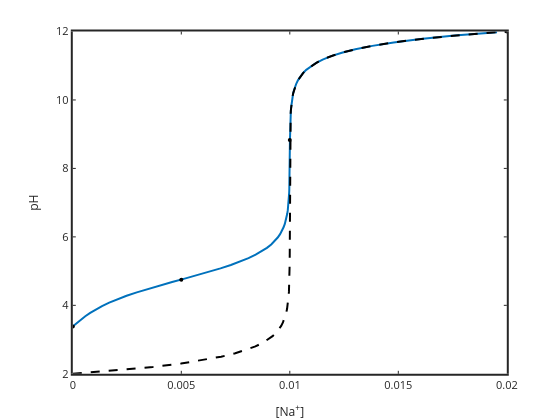

The notebook cell saved with this chart:
### Code cell
%plot -s 600,500 -f 'svg'
Kw=1e-14; pH=3.38:0.1:12; H=10.^-pH; OH=Kw./H; AcT=0.01; Ka=10^-4.75;
Na=OH+(AcT*Ka)./(Ka+H)-H;
plot(Na,pH,'linewidth',2); xlabel('[Na^+]'); ylabel('pH')
set(gca,'fontsize',11,'linewidth',2)
title('HAc titrated with NaOH (dashed line = just water)')
axis([0 0.02 2 12])

% add strong strong for comparison
pHs=2:0.1:12; Hs=10.^-pHs; OHs=Kw./Hs; Nas=OHs+AcT-Hs; 
hold on; plot(Nas,pHs,'k--','linewidth',2)

% add in our four points for a "sketch"

pHs=[3.38 4.75 8.83 12]; Nas=[0 0.005 0.01 0.02];
plot(Nas,pHs,'ko','markersize',4,'markerfacecolor','b')

### Figure 1 — Plotly figure (JSON) as saved in the notebook; plotly's stock layout.template omitted (floating-point values rounded to 4 significant figures)
{"data": [{"line": {"color": "rgb(0,113,188)", "dash": "solid", "width": 2}, "marker": {"color": "rgb(0,113,188)", "line": {"color": "rgb(0,113,188)"}, "size": 6, "symbol": "none"}, "mode": "lines", "name": "", "showlegend": false, "type": "scatter", "visibility": true, "x": [-7.742e-06, 0.0001785, 0.0003702, 0.0005754, 0.0008019, 0.001057, 0.001347, 0.001678, 0.002055, 0.002478, 0.002949, 0.003461, 0.004007, 0.004577, 0.005156, 0.00573, 0.006283, 0.006805, 0.007284, 0.007716, 0.008097, 0.008427, 0.008709, 0.008947, 0.009145, 0.009309, 0.009443, 0.009552, 0.009641, 0.009713, 0.009771, 0.009817, 0.009854, 0.009884, 0.009907, 0.009926, 0.009941, 0.009953, 0.009963, 0.009971, 0.009977, 0.009982, 0.009986, 0.009989, 0.009991, 0.009993, 0.009995, 0.009997, 0.009998, 0.009999, 0.01, 0.01, 0.01, 0.01, 0.01001, 0.01001, 0.01001, 0.01001, 0.01001, 0.01002, 0.01002, 0.01003, 0.01004, 0.01005, 0.01006, 0.01008, 0.0101, 0.01012, 0.01015, 0.01019, 0.01024, 0.0103, 0.01038, 0.01048, 0.0106, 0.01076, 0.01095, 0.0112, 0.01151, 0.01191, 0.0124, 0.01302, 0.0138, 0.01479, 0.01603, 0.01759, 0.01955], "xaxis": "x", "y": [3.38, 3.48, 3.58, 3.68, 3.78, 3.88, 3.98, 4.08, 4.18, 4.28, 4.38, 4.48, 4.58, 4.68, 4.78, 4.88, 4.98, 5.08, 5.18, 5.28, 5.38, 5.48, 5.58, 5.68, 5.78, 5.88, 5.98, 6.08, 6.18, 6.28, 6.38, 6.48, 6.58, 6.68, 6.78, 6.88, 6.98, 7.08, 7.18, 7.28, 7.38, 7.48, 7.58, 7.68, 7.78, 7.88, 7.98, 8.08, 8.18, 8.28, 8.38, 8.48, 8.58, 8.68, 8.78, 8.88, 8.98, 9.08, 9.18, 9.28, 9.38, 9.48, 9.58, 9.68, 9.78, 9.88, 9.98, 10.08, 10.18, 10.28, 10.38, 10.48, 10.58, 10.68, 10.78, 10.88, 10.98, 11.08, 11.18, 11.28, 11.38, 11.48, 11.58, 11.68, 11.78, 11.88, 11.98], "yaxis": "y"}, {"line": {"color": "rgb(0,0,0)", "dash": "dash", "width": 2}, "marker": {"color": "rgb(0,0,0)", "line": {"color": "rgb(0,0,0)"}, "size": 6, "symbol": "none"}, "mode": "lines", "name": "", "showlegend": false, "type": "scatter", "visibility": true, "x": [1e-12, 0.002057, 0.00369, 0.004988, 0.006019, 0.006838, 0.007488, 0.008005, 0.008415, 0.008741, 0.009, 0.009206, 0.009369, 0.009499, 0.009602, 0.009684, 0.009749, 0.0098, 0.009842, 0.009874, 0.0099, 0.009921, 0.009937, 0.00995, 0.00996, 0.009968, 0.009975, 0.00998, 0.009984, 0.009987, 0.00999, 0.009992, 0.009994, 0.009995, 0.009996, 0.009997, 0.009997, 0.009998, 0.009998, 0.009999, 0.009999, 0.009999, 0.009999, 0.01, 0.01, 0.01, 0.01, 0.01, 0.01, 0.01, 0.01, 0.01, 0.01, 0.01, 0.01, 0.01, 0.01, 0.01, 0.01, 0.01, 0.01, 0.01, 0.01, 0.01, 0.01, 0.01, 0.01, 0.01001, 0.01001, 0.01001, 0.01001, 0.01001, 0.01002, 0.01002, 0.01003, 0.01003, 0.01004, 0.01005, 0.01006, 0.01008, 0.0101, 0.01013, 0.01016, 0.0102, 0.01025, 0.01032, 0.0104, 0.0105, 0.01063, 0.01079, 0.011, 0.01126, 0.01158, 0.012, 0.01251, 0.01316, 0.01398, 0.01501, 0.01631, 0.01794, 0.02], "xaxis": "x", "y": [2, 2.1, 2.2, 2.3, 2.4, 2.5, 2.6, 2.7, 2.8, 2.9, 3, 3.1, 3.2, 3.3, 3.4, 3.5, 3.6, 3.7, 3.8, 3.9, 4, 4.1, 4.2, 4.3, 4.4, 4.5, 4.6, 4.7, 4.8, 4.9, 5, 5.1, 5.2, 5.3, 5.4, 5.5, 5.6, 5.7, 5.8, 5.9, 6, 6.1, 6.2, 6.3, 6.4, 6.5, 6.6, 6.7, 6.8, 6.9, 7, 7.1, 7.2, 7.3, 7.4, 7.5, 7.6, 7.7, 7.8, 7.9, 8, 8.1, 8.2, 8.3, 8.4, 8.5, 8.6, 8.7, 8.8, 8.9, 9, 9.1, 9.2, 9.3, 9.4, 9.5, 9.6, 9.7, 9.8, 9.9, 10, 10.1, 10.2, 10.3, 10.4, 10.5, 10.6, 10.7, 10.8, 10.9, 11, 11.1, 11.2, 11.3, 11.4, 11.5, 11.6, 11.7, 11.8, 11.9, 12], "yaxis": "y"}, {"line": {"color": "rgb(0,0,0)", "width": 0.5}, "marker": {"color": "rgb(0,0,0)", "line": {"color": "rgb(0,0,0)"}, "size": 4, "symbol": "circle"}, "mode": "markers", "name": "", "showlegend": false, "type": "scatter", "visibility": true, "x": [0, 0.005, 0.01, 0.02], "xaxis": "x", "y": [3.38, 4.75, 8.83, 12], "yaxis": "y"}], "layout": {"height": 420, "hovermode": "closest", "margin": {"b": 0, "l": 0, "r": 0, "t": 0}, "plot_bgcolor": "rgba(0,0,0,0)", "showlegend": false, "width": 560, "xaxis": {"anchor": "y", "autorange": false, "domain": [0.13, 0.905], "exponentformat": "none", "gridcolor": "rgba(38,38,38,0.15)", "gridwidth": 2, "linecolor": "rgb(38,38,38)", "linewidth": 2, "mirror": "ticks", "range": [0, 0.02], "showgrid": false, "showline": true, "side": "bottom", "spikedash": "solid", "spikemode": "across", "spikesides": false, "spikethickness": 1, "tickangle": 0, "tickcolor": "rgb(38,38,38)", "tickfont": {"color": "rgb(38,38,38)", "size": 11}, "ticklen": 3, "ticks": "inside", "ticktext": ["0", "0.005", "0.01", "0.015", "0.02"], "tickvals": [0, 0.005, 0.01, 0.015, 0.02], "title": {"font": {"color": "rgb(38,38,38)", "size": 12.1}, "text": "[Na<sup>+</sup>]"}, "type": "linear", "visible": true, "zeroline": false}, "yaxis": {"anchor": "x", "autorange": false, "domain": [0.11, 0.925], "exponentformat": "none", "gridcolor": "rgba(38,38,38,0.15)", "gridwidth": 2, "linecolor": "rgb(38,38,38)", "linewidth": 2, "mirror": "ticks", "range": [2, 12], "showgrid": false, "showline": true, "side": "left", "spikedash": "solid", "spikemode": "across", "spikesides": false, "spikethickness": 1, "tickangle": 0, "tickcolor": "rgb(38,38,38)", "tickfont": {"color": "rgb(38,38,38)", "size": 11}, "ticklen": 3, "ticks": "inside", "ticktext": ["2", "4", "6", "8", "10", "12"], "tickvals": [2, 4, 6, 8, 10, 12], "title": {"font": {"color": "rgb(38,38,38)", "size": 12.1}, "text": "pH"}, "type": "linear", "visible": true, "zeroline": false}}}
